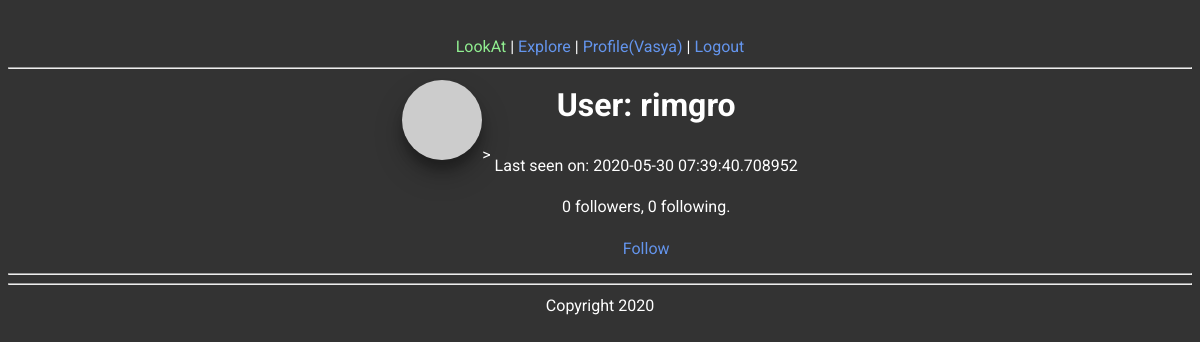
Page /user/rimgro (signed in) on the committed database.
### app/models.py (models this page shows, shortened)
class User(UserMixin, db.Model):
    id = db.Column(db.Integer, primary_key=True)
    username = db.Column(db.String(64), index=True, unique=True)
    email = db.Column(db.String(120), index=True, unique=True)
    password_hash = db.Column(db.String(128))
    posts = db.relationship('Post', backref='author', lazy='dynamic')
    about_me = db.Column(db.String(140))
    last_seen = db.Column(db.DateTime, default=datetime.utcnow)
    followed = db.relationship(
        'User', secondary=followers,
        primaryjoin=(followers.c.follower_id == id),
        secondaryjoin=(followers.c.followed_id == id),
        backref=db.backref('followers', lazy='dynamic'), lazy='dynamic')
    def avatar(self, size):
            digest = md5(self.email.lower().encode('utf-8')).hexdigest()
            return 'https://www.gravatar.com/avatar/{}?d=identicon&s={}'.format(
                    digest, size)
    def is_following(self, user):
        return self.followed.filter(
            followers.c.followed_id == user.id).count() > 0

### app/routes.py (the view)
@app.route('/user/<username>')
@login_required
def user(username):
    user = User.query.filter_by(username=username).first_or_404()
    page = request.args.get('page', 1, type=int)
    posts = user.posts.order_by(Post.timestamp.desc()).paginate(
        page, app.config['POSTS_PER_PAGE'], False)
    next_url = url_for('user', username=user.username, page=posts.next_num) \
        if posts.has_next else None
    prev_url = url_for('user', username=user.username, page=posts.prev_num) \
        if posts.has_prev else None
    return render_template('user.html', user=user, posts=posts.items,
                           next_url=next_url, prev_url=prev_url)

### app/models.py (called while the page is built)
@login.user_loader
def load_user(id):
    return User.query.get(int(id))

### app/routes.py (called while the page is built)
@app.before_request
def before_request():
    if current_user.is_authenticated:
        current_user.last_seen = datetime.utcnow()
        db.session.commit()

### app/Templates/user.html (shortened to what this page needs)
﻿{% extends "layout.html" %}
{% block content %}
<table>
    <tr valign="top">
        <td><img class="avatar" src="{{ user.avatar(128) }}">></td>
        <td>
            <h1>User: {{ user.username }}</h1>
            {% if user.last_seen %}<p>Last seen on: {{ user.last_seen }}</p>{% endif %}
            <p>{{ user.followers.count() }} followers, {{ user.followed.count() }} following.</p>
            {% if user == current_user %}
            <p><a href="{{ url_for('edit_profile') }}">Edit your profile</a></p>
            {% elif not current_user.is_following(user) %}
            <p><a href="{{ url_for('follow', username=user.username) }}">Follow</a></p>
            {% else %}
            <p><a href="{{ url_for('unfollow', username=user.username) }}">Unfollow</a></p>
            {% endif %}
        </td>
    </tr>
</table>
<hr>
{% endblock %}

### app/Templates/layout.html (shortened to what this page needs)
<html>
<head>
    <link rel="stylesheet" href="{{ url_for('static', filename='css/main.css') }}">
</head>
<body>
        <div class="header">
            <a href="{{ url_for('index') }}" id="headin">LookAt</a> |
            <a href="{{ url_for('explore') }}">Explore</a> |
            {% if current_user.is_anonymous %}
            <a href="{{ url_for('login') }}">Login</a>
            {% else %}
            <a href="{{ url_for('user', username=current_user.username) }}">Profile({{current_user.username}})</a> |
            <a href="{{ url_for('logout') }}">Logout</a>
            {% endif %}
        </div>
        <hr>
        {% block content %}{% endblock %}
        <hr>
        <div>Copyright 2020</div>
</body>
</html>

### app/Static/css/main.css (style rules this page uses)
* { font-family: "Roboto", sans-serif; color: white; text-align: center; align-items: center; justify-content: center; line-height: 1.6; background-color: RGBA(0, 0, 0, 0); }
table { margin-left: auto; margin-right: auto; }
body { background-color: #333; }
a { color: cornflowerblue; text-decoration: none; }
#headin { color: lightgreen; text-decoration: none; }
.avatar { border-radius: 50%; box-shadow: 0 14px 28px rgba(0,0,0,0.25), 0 10px 10px rgba(0,0,0,0.22); transition: .15s ease-out; }

### rows in the picture
User: username "Vasya"
User: username "rimgro", last_seen "2020-05-30 07:39:40.708952"

### other values in the picture
{{ user.followers.count() }} "0"
{{ user.followed.count() }} "0"
